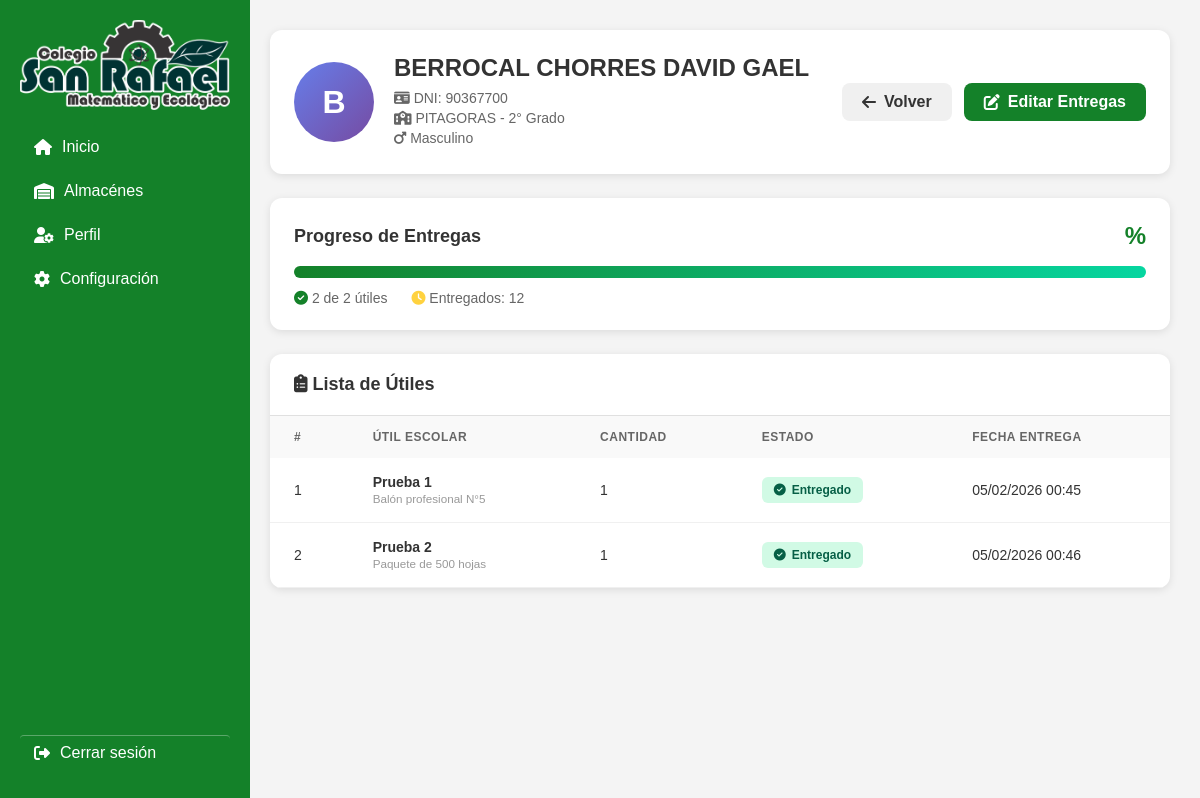
The app's page /entrega-utiles/alumnos/54/ with its own data.
### app1/models.py (models this page shows, shortened)
class Alumno(models.Model):
    SEXO_CHOICES = [
        ('M', 'Masculino'),
        ('F', 'Femenino'),
    ]
    salon = models.ForeignKey(
        'Salon',
        on_delete=models.CASCADE,
        related_name='alumnos'
    )
    nombre = models.CharField(max_length=150)
    dni = models.CharField(max_length=10, unique=True)
    sexo = models.CharField(max_length=1, choices=SEXO_CHOICES, blank=True, default='')
    email = models.EmailField(blank=True, null=True)
    entrega_completada = models.BooleanField(default=False)
    fecha_entrega = models.DateTimeField(blank=True, null=True)
    class Meta:
        ordering = ['nombre']
        verbose_name = 'Alumno'
        verbose_name_plural = 'Alumnos'

class Salon(models.Model):
    TURNO_CHOICES = [
        ('Mañana', 'Mañana'),
        ('Tarde', 'Tarde'),
    ]
    GRADO_CHOICES = [
        (1, '1° Grado'),
        (2, '2° Grado'),
        (3, '3° Grado'),
        (4, '4° Grado'),
        (5, '5° Grado'),
        (6, '6° Grado'),
    ]
    nombre = models.CharField(max_length=100)
    codigo = models.CharField(max_length=10, unique=True)
    profesora = models.CharField(max_length=150)
    grado = models.IntegerField(choices=GRADO_CHOICES)
    turno = models.CharField(max_length=10, choices=TURNO_CHOICES, default='Mañana')
    fecha_creacion = models.DateTimeField(auto_now_add=True)
    class Meta:
        ordering = ['-fecha_creacion']
        verbose_name = 'Salón'
        verbose_name_plural = 'Salones'

class EntregaUtil(models.Model):
    alumno = models.ForeignKey(
        Alumno,
        on_delete=models.CASCADE,
        related_name='entregas'
    )
    util = models.ForeignKey(
        UtilEscolar,
        on_delete=models.CASCADE,
        related_name='entregas'
    )
    cantidad_entregada = models.IntegerField(default=0)
    entregado = models.BooleanField(default=False)
    fecha_entrega = models.DateTimeField(blank=True, null=True)
    fecha_modificacion = models.DateTimeField(auto_now=True)
    observaciones = models.TextField(blank=True, null=True)
    class Meta:
        ordering = ['util__orden', 'util__nombre']
        verbose_name = 'Entrega de Útil'
        verbose_name_plural = 'Entregas de Útiles'
        unique_together = ['alumno', 'util']

class UtilEscolar(models.Model):
    salon = models.ForeignKey(
        Salon,
        on_delete=models.CASCADE,
        related_name='utiles'
    )
    nombre = models.CharField(max_length=200)
    cantidad = models.IntegerField(default=1)
    descripcion = models.TextField(blank=True, null=True)
    orden = models.IntegerField(default=0)
    fecha_creacion = models.DateTimeField(auto_now_add=True)
    class Meta:
        ordering = ['orden', 'nombre']
        verbose_name = 'Útil Escolar'
        verbose_name_plural = 'Útiles Escolares'

### app1/view/Entregautiles.py (the view)
# urls.py: path('entrega-utiles/alumnos/<int:alumno_id>/', Entregautiles.detalle_alumno, name='detalle_alumno'),
def detalle_alumno(request, alumno_id):
    alumno = get_object_or_404(Alumno, pk=alumno_id)
    entregas = alumno.entregas.all().select_related('util')
    return render(request, 'almacenes/almutiles/Entrega_Utiles/detalle_alumno.html', {
        'alumno': alumno,
        'entregas': entregas,
        'salon': alumno.salon
    })

### templates/almacenes/almutiles/Entrega_Utiles/detalle_alumno.html (shortened to what this page needs)
{% extends 'layout.html' %}
{% load static %}
{% block content %}
<div class="detalle-container">
    <div class="header-alumno">
        <div class="alumno-info">
            <div class="alumno-avatar-large">
                {{ alumno.nombre|first }}
            </div>
            <div class="alumno-datos">
                <h1>{{ alumno.nombre }}</h1>
                <p><i class="fa-solid fa-id-card"></i> DNI: {{ alumno.dni }}</p>
                <p><i class="fa-solid fa-school"></i> {{ salon.nombre }} - {{ salon.get_grado_display }}</p>
                {% if alumno.sexo %}
                <p><i class="fa-solid fa-{% if alumno.sexo == 'M' %}mars{% else %}venus{% endif %}"></i>
                   {{ alumno.get_sexo_display }}</p>
                {% endif %}
            </div>
        </div>
        <div class="btn-group">
            <a href="{% url 'detalle_salon' salon.pk %}" class="btn btn-secondary">
                <i class="fa-solid fa-arrow-left"></i> Volver
            </a>
            <a href="{% url 'editar_entregas_alumno' alumno.pk %}" class="btn btn-primary">
                <i class="fa-solid fa-pen-to-square"></i> Editar Entregas
            </a>
        </div>
    </div>
    {% if entregas %}
    <div class="progress-card">
        <div class="progress-header">
            <h2>Progreso de Entregas</h2>
            <span class="progress-percentage">{{ alumno.porcentaje_entrega }}%</span>
        </div>
        <div class="progress-bar-container">
            <div class="progress-bar-fill" style="width: {{ alumno.porcentaje_entrega }}%"></div>
        </div>
        <div class="progress-stats">
            <span><i class="fa-solid fa-check-circle" style="color: #148129;"></i>
                  {{ entregas|length }} de {{ entregas|length }} útiles</span>
            <span><i class="fa-solid fa-clock" style="color: #ffd23f;"></i>
                  Entregados: {% for e in entregas %}{% if e.entregado %}{{ forloop.counter }}{% endif %}{% endfor %}</span>
        </div>
    </div>
    <div class="entregas-table">
        <h2><i class="fa-solid fa-clipboard-list"></i> Lista de Útiles</h2>
        <table>
            <thead>
                <tr>
                    <th>#</th>
                    <th>Útil Escolar</th>
                    <th>Cantidad</th>
                    <th>Estado</th>
                    <th>Fecha Entrega</th>
                </tr>
            </thead>
            <tbody>
                {% for entrega in entregas %}
                <tr>
                    <td>{{ forloop.counter }}</td>
                    <td>
                        <strong>{{ entrega.util.nombre }}</strong>
                        {% if entrega.util.descripcion %}
                        <br><small style="color: #999;">{{ entrega.util.descripcion }}</small>
                        {% endif %}
                    </td>
                    <td>{{ entrega.util.cantidad }}</td>
                    <td>
                        {% if entrega.entregado %}
                        <span class="badge badge-success">
                            <i class="fa-solid fa-check-circle"></i> Entregado
                        </span>
                        {% else %}
                        <span class="badge badge-pending">
                            <i class="fa-solid fa-clock"></i> Pendiente
                        </span>
                        {% endif %}
                    </td>
                    <td>
                        {% if entrega.fecha_entrega %}
                        {{ entrega.fecha_entrega|date:"d/m/Y H:i" }}
                        {% else %}
                        <span style="color: #999;">—</span>
                        {% endif %}
                    </td>
                </tr>
                {% endfor %}
            </tbody>
        </table>
    </div>
    {% endif %}
</div>
{% endblock %}

### css/layout.css (style rules this page uses)
body { margin: 0; font-family: Arial, sans-serif; background-color: #f4f4f4; }

### templates/almacenes/almutiles/Entrega_Utiles/detalle_alumno.html (style rules this page uses)
.detalle-container { max-width: 1000px; margin: 0 auto; padding: 30px; }
.header-alumno { background: white; padding: 24px; border-radius: 12px; box-shadow: 0 2px 8px rgba(0,0,0,0.1); margin-bottom: 24px; display: flex; justify-content: space-between; align-items: center; }
.alumno-info { display: flex; align-items: center; gap: 20px; }
.alumno-avatar-large { width: 80px; height: 80px; border-radius: 50%; background: linear-gradient(135deg, #667eea 0%, #764ba2 100%); display: flex; align-items: center; justify-content: center; font-size: 32px; font-weight: 700; color: white; }
.alumno-datos h1 { font-size: 24px; margin: 0 0 8px 0; color: #333; }
.alumno-datos p { margin: 4px 0; color: #666; font-size: 14px; }
.btn-group { display: flex; gap: 12px; }
.btn { padding: 10px 20px; border: none; border-radius: 8px; font-weight: 600; cursor: pointer; text-decoration: none; display: inline-flex; align-items: center; gap: 8px; transition: all 0.3s; }
.btn-secondary { background: #f0f0f0; color: #333; }
.btn-primary { background: #148129; color: white; }
.progress-card { background: white; padding: 24px; border-radius: 12px; box-shadow: 0 2px 8px rgba(0,0,0,0.1); margin-bottom: 24px; }
.progress-header { display: flex; justify-content: space-between; align-items: center; margin-bottom: 16px; }
.progress-header h2 { font-size: 18px; color: #333; margin: 0; }
.progress-percentage { font-size: 24px; font-weight: 700; color: #148129; }
.progress-bar-container { background: #f0f0f0; height: 12px; border-radius: 6px; overflow: hidden; margin-bottom: 12px; }
.progress-bar-fill { height: 100%; background: linear-gradient(90deg, #148129 0%, #06d6a0 100%); transition: width 0.5s ease; }
.progress-stats { display: flex; gap: 24px; font-size: 14px; color: #666; }
.entregas-table { background: white; border-radius: 12px; box-shadow: 0 2px 8px rgba(0,0,0,0.1); overflow: hidden; }
.entregas-table h2 { padding: 20px 24px; margin: 0; font-size: 18px; color: #333; border-bottom: 1px solid #e0e0e0; }
table { width: 100%; border-collapse: collapse; }
thead { background: #f9f9f9; }
th { padding: 14px 24px; text-align: left; font-size: 12px; font-weight: 600; color: #666; text-transform: uppercase; letter-spacing: 0.5px; }
tbody tr { border-bottom: 1px solid #f0f0f0; transition: background 0.2s; }
td { padding: 16px 24px; font-size: 14px; color: #333; }
.badge { display: inline-flex; align-items: center; gap: 6px; padding: 6px 12px; border-radius: 6px; font-size: 12px; font-weight: 600; }
.badge-success { background: #d1fae5; color: #065f46; }

### records on screen
Alumno: nombre|first "B", nombre "BERROCAL CHORRES DAVID GAEL", dni "90367700", sexo "Masculino"
Salon: nombre "PITAGORAS", grado "2° Grado"
EntregaUtil: util.nombre "Prueba 1", util.descripcion "Balón profesional N°5", util.cantidad "1", entregado True (drawn), fecha_entrega "05/02/2026 00:45"
EntregaUtil: util.nombre "Prueba 2", util.descripcion "Paquete de 500 hojas", util.cantidad "1", entregado True (drawn), fecha_entrega "05/02/2026 00:46"

### other values on screen
{{ entregas|length }} "2"
